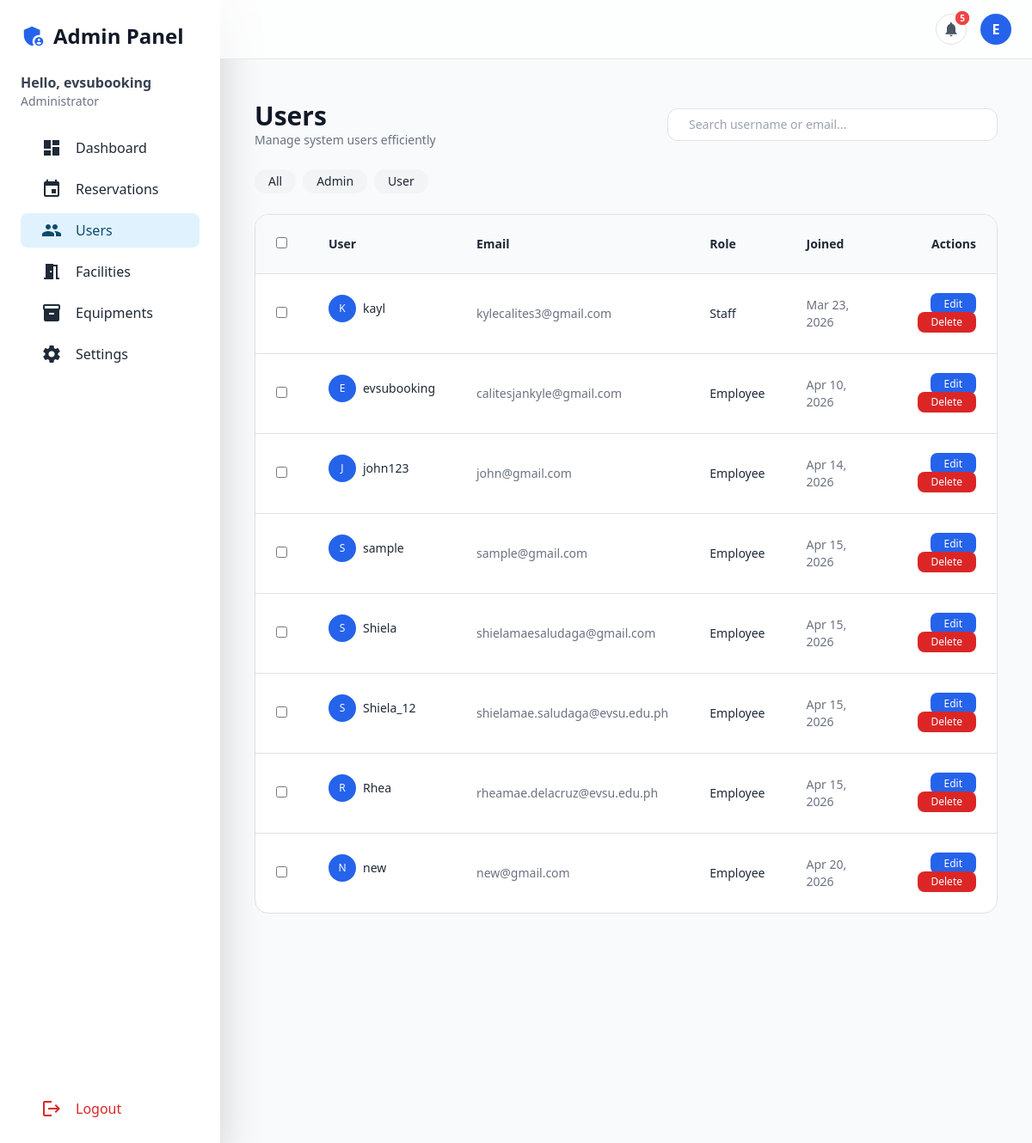
The page /admin_users/ (signed in) on the database its author committed.
### core/models.py (models this page shows, shortened)
class User(AbstractUser):
    ROLE_CHOICES = [
        ('admin', 'Admin'),
        ('employee', 'Employee'),
        ('student', 'Student'),
    ]
    role = models.CharField(max_length=10, choices=ROLE_CHOICES, default='employee')
    email = models.EmailField(unique=True)
    groups = models.ManyToManyField(
        Group,
        related_name='custom_user_set',
        blank=True,
        verbose_name='groups'
    )
    user_permissions = models.ManyToManyField(
        Permission,
        related_name='custom_user_set_permissions',
        blank=True,
        verbose_name='user permissions'
    )
    USERNAME_FIELD = 'username'
    REQUIRED_FIELDS = ['email']

### core/views.py (the view)
# urls.py: path('admin_users/', views.admin_users, name='admin_users'),
@login_required
@user_passes_test(is_admin)
def admin_users(request):
    users = User.objects.exclude(username="evsuadmin")
    return render(request, "admin/admin_users.html", {"users": users})

### core/context_processors.py (called while the page is built)
def notifications(request):
    if request.user.is_authenticated:
        count = Notification.objects.filter(user=request.user, is_read=False).count()
    else:
        count = 0
    return {
        'unread_notifications_count': count
    }

### core/views.py (called while the page is built)
def is_admin(user):
    return user.is_authenticated and user.is_superuser

### templates/admin/admin_users.html (shortened to what this page needs)
{% extends 'admin/admin_base.html' %}
{% block content %}
<div class="max-w-7xl mx-auto px-4 sm:px-6 lg:px-8 py-6 space-y-6">
    <div class="flex flex-col gap-2 md:flex-row md:items-center md:justify-between">
        <div>
            <h2 class="text-2xl sm:text-3xl font-semibold text-gray-900">Users</h2>
            <p class="text-sm text-gray-500">Manage system users efficiently</p>
        </div>
        <div class="flex gap-2 w-full md:w-96">
            <input id="searchInput" type="text" placeholder="Search username or email..."
                class="w-full border rounded-xl px-4 py-2 text-sm focus:outline-none focus:ring-2 focus:ring-blue-500">
        </div>
    </div>
    <div class="flex flex-wrap gap-2">
        <button onclick="filterRole('all')"
            class="role-btn px-3 py-1 text-sm rounded-full bg-gray-100 hover:bg-gray-200">
            All
        </button>
        <button onclick="filterRole('admin')"
            class="role-btn px-3 py-1 text-sm rounded-full bg-gray-100 hover:bg-gray-200">
            Admin
        </button>
        <button onclick="filterRole('user')"
            class="role-btn px-3 py-1 text-sm rounded-full bg-gray-100 hover:bg-gray-200">
            User
        </button>
    </div>
    <div class="hidden md:block bg-white border rounded-2xl overflow-hidden">
        <table class="min-w-full text-sm">
            <thead class="bg-gray-50">
                <tr>
                    <th class="p-4 text-left"><input type="checkbox" onclick="toggleAll(this)"></th>
                    <th class="p-4 text-left">User</th>
                    <th class="p-4 text-left">Email</th>
                    <th class="p-4 text-left">Role</th>
                    <th class="p-4 text-left">Joined</th>
                    <th class="p-4 text-right">Actions</th>
                </tr>
            </thead>
            <tbody id="tableBody">
                {% for user in users %}
                <tr class="border-t hover:bg-gray-50 user-row" data-role="{{ user.role|lower }}"
                    data-name="{{ user.username|lower }}" data-email="{{ user.email|lower }}">
                    <td class="p-4">
                        <input type="checkbox" class="user-check" onchange="updateBulk()">
                    </td>
                    <td class="p-4 flex items-center gap-2">
                        <div
                            class="w-8 h-8 rounded-full bg-blue-600 text-white flex items-center justify-center text-xs">
                            {{ user.username|slice:":1"|upper }}
                        </div>
                        {{ user.username }}
                    </td>
                    <td class="p-4 text-gray-500">{{ user.email }}</td>
                    <td class="p-4">{{ user.role|capfirst }}</td>
                    <td class="p-4 text-gray-500">{{ user.date_joined|date:"M d, Y" }}</td>
                    <td class="p-4 text-right space-x-2">
                        <a href="" class="px-3 py-1 bg-blue-600 text-white rounded-lg text-xs">Edit</a>
                        <button onclick="openDeleteModal()" class="px-3 py-1 bg-red-600 text-white rounded-lg text-xs">
                            Delete
                        </button>
                    </td>
                </tr>
                {% endfor %}
            </tbody>
        </table>
    </div>
</div>
{% endblock %}

### templates/admin/admin_base.html (shortened to what this page needs)
<!DOCTYPE html>
<html lang="en">
<head>
    <script src="https://cdn.tailwindcss.com"></script>
    <link href="https://cdn.jsdelivr.net/npm/bootstrap@5.3.3/dist/css/bootstrap.min.css" rel="stylesheet">
</head>
<body class="font-sans text-gray-800 flex">
    <aside class="hidden md:flex flex-col w-64 h-screen bg-white shadow-lg sticky top-0">
        <div class="p-6 flex flex-col h-full">
            <div class="mb-6 flex items-center gap-2">
                <span class="material-icons text-3xl text-blue-600">admin_panel_settings</span>
                <h1 class="text-2xl font-bold text-gray-900">Admin Panel</h1>
            </div>
            <div class="mb-6">
                <p class="font-semibold text-gray-700">Hello, {{ request.user.username }}</p>
                <p class="text-sm text-gray-500">Administrator</p>
            </div>
            <nav class="flex-1 space-y-2">
                <a href="{% url 'admin_dashboard' %}"
                    class="flex items-center gap-3 px-4 py-2 rounded-lg hover:bg-gray-100 {% if request.resolver_match.url_name == 'admin_dashboard' %}active{% endif %}">
                    <span class="material-icons">dashboard</span>
                    Dashboard
                </a>
                <a href="{% url 'admin_reservations' %}"
                    class="flex items-center gap-3 px-4 py-2 rounded-lg hover:bg-gray-100 {% if request.resolver_match.url_name == 'admin_reservations' %}active{% endif %}">
                    <span class="material-icons">event</span>
                    Reservations
                </a>
                <a href="{% url 'admin_users' %}"
                    class="flex items-center gap-3 px-4 py-2 rounded-lg hover:bg-gray-100 {% if request.resolver_match.url_name == 'admin_users' %}active{% endif %}">
                    <span class="material-icons">people</span>
                    Users
                </a>
                <a href="{% url 'admin_facilities' %}"
                    class="flex items-center gap-3 px-4 py-2 rounded-lg hover:bg-gray-100 {% if request.resolver_match.url_name == 'admin_facilities' %}active{% endif %}">
                    <span class="material-icons">meeting_room</span>
                    Facilities
                </a>
                <a href="{% url 'admin_equipments' %}"
                    class="flex items-center gap-3 px-4 py-2 rounded-lg hover:bg-gray-100 {% if request.resolver_match.url_name == 'admin_equipments' %}active{% endif %}">
                    <span class="material-icons">inventory_2</span>
                    Equipments
                </a>
                <a href="{% url 'admin_settings' %}"
                    class="flex items-center gap-3 px-4 py-2 rounded-lg hover:bg-gray-100 {% if request.resolver_match.url_name == 'admin_settings' %}active{% endif %}">
                    <span class="material-icons">settings</span>
                    Settings
                </a>
            </nav>
            <div class="mt-auto">
                <button onclick="openModal()"
                    class="flex items-center gap-3 px-4 py-2 rounded-lg hover:bg-red-50 text-red-600 hover:text-red-700 transition w-full">
                    <span class="material-icons">logout</span>
                    Logout
                </button>
            </div>
        </div>
    </aside>
    <div class="flex-1 flex flex-col min-h-screen">
        <header
            class="sticky top-0 z-40 bg-white/70 backdrop-blur border-b px-4 md:px-10 py-3 flex justify-between items-center">
            <div class="flex items-center gap-3 relative">
                <button type="button" id="notifBtn"
                    class="relative w-9 h-9 rounded-full bg-white border border-gray-200 text-gray-600 flex items-center justify-center hover:bg-gray-50 hover:shadow-sm transition"
                    title="Notifications">
                    <span class="material-icons text-[20px]">
                    </span>
                    {% if unread_notifications_count > 0 %}
                    <span
                        class="absolute -top-1 -right-1 min-w-[16px] h-4 px-1 text-[10px] bg-red-500 text-white rounded-full flex items-center justify-center">
                    </span>
                    {% endif %}
                </button>
                <div class="relative">
                    <button id="profileBtn">
                        <div
                            class="w-9 h-9 rounded-full bg-blue-600 text-white flex items-center justify-center font-semibold">
                            {{ request.user.username|slice:":1"|upper }}
                        </div>
                    </button>
                </div>
            </div>
        </header>
        <main class="flex-1 min-h-screen p-3 md:p-10 mt-2">
            {% block content %}{% endblock %}
        </main>
    </div>
</body>
</html>

### templates/admin/admin_base.html (style rules this page uses)
body { background-color: #f9fafb; }
aside { transition: all 0.3s ease; }
aside a.active { background-color: #e0f2fe; color: #0c4a6e; font-weight: 500; }
main { transition: margin-left 0.3s ease; }

### rows shown on the page
User: user.username "evsubooking", user.username "E", username "E", username "evsubooking", email "calitesjankyle@gmail.com", role "Employee", date_joined "Apr 10, 2026"
User: username "K", username "kayl", email "kylecalites3@gmail.com", role "Staff", date_joined "Mar 23, 2026"
User: username "J", username "john123", email "john@gmail.com", role "Employee", date_joined "Apr 14, 2026"
User: username "S", username "sample", email "sample@gmail.com", role "Employee", date_joined "Apr 15, 2026"
User: username "S", username "Shiela", email "shielamaesaludaga@gmail.com", role "Employee", date_joined "Apr 15, 2026"
User: username "S", username "Shiela_12", email "shielamae.saludaga@evsu.edu.ph", role "Employee", date_joined "Apr 15, 2026"
User: username "R", username "Rhea", email "rheamae.delacruz@evsu.edu.ph", role "Employee", date_joined "Apr 15, 2026"
User: username "N", username "new", email "new@gmail.com", role "Employee", date_joined "Apr 20, 2026"
